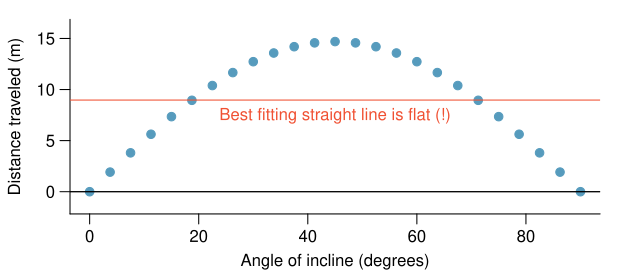

Recreate this plot in R.
library(openintro)
data(COL)

plotWLine <- function(x,y,xlab='', ylab='',col=COL[1],cex=1.7,pch=20,n=4,nMax=5, yR=0.1, ...){
	par(las=0)
	yR <- range(y) + c(-1,1)*0.1*diff(range(y))
	plot(x,y, axes=FALSE, pch=20, cex=1.7, col=COL[1], xlab='', ylab='',ylim=yR,...)
	buildAxis(1,x,n,nMax=nMax)
	mtext(xlab, 1, 1.8)
	mtext(ylab, 2, 2.3)
	par(mgp=c(2.8,0.75,0), las=1)
	buildAxis(2,y,n,nMax=nMax)
	g <- lm(y ~ x)
#	abline(g, col='#00000088', lwd=2, lty=2)
	abline(g, col=COL[4])
}


set.seed(3)
pdf('notGoodAtAllForALinearModel.pdf', 6.4, 3*6.4/7)
#layout(matrix(c(1,2), ncol=1), 1, c(1.5,1))
par(mar=c(3,3.5,1,2), mgp=c(1.9,0.6,0))
theta <- seq(0, pi/2, length.out=25)
v <- 12
x <- 2*v^2*sin(theta)*cos(theta)/9.8 + rnorm(length(theta), sd=0)
plotWLine(theta/pi*2*90,x, xlab='Angle of incline (degrees)', ylab='Distance traveled (m)')
abline(h=0)
text(mean(theta/pi*2*90), mean(x), 'Best fitting straight line is flat (!)', pos=1, col=COL[4])
par(mar=rep(0,4))
theta <- pi/6
t <- seq(0,2*v/9.8*sin(theta),length.out=15)
x <- v*t*cos(theta)
y <- -0.5*9.8*t^2 + v*sin(theta)*t
#plot(x,y,xlab='',ylab='', xlim=range(x)+c(-2,0.5)*3, ylim=range(y) + c(-1.3,0.5)*.5, axes=FALSE)
#arrows(0, -0.3, x[15], -0.3, length=0.1, code=3)
abline(h=0)
dev.off()
